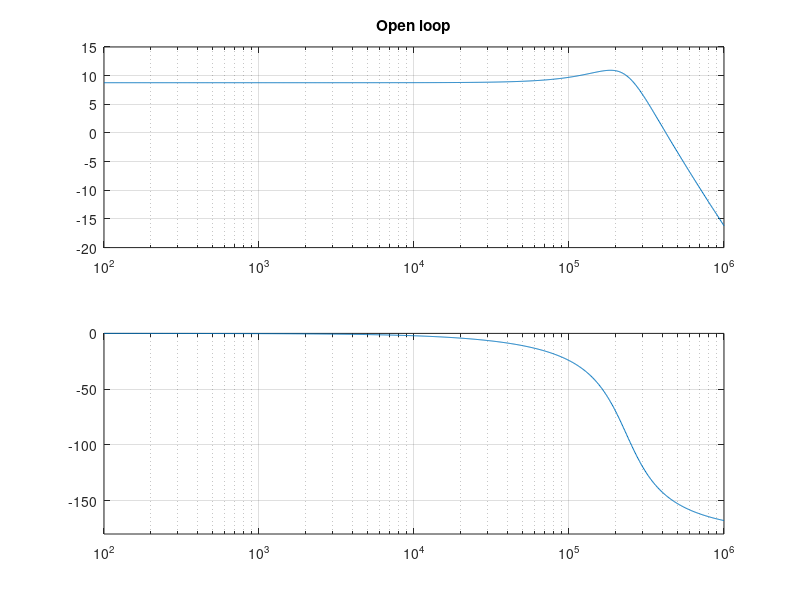
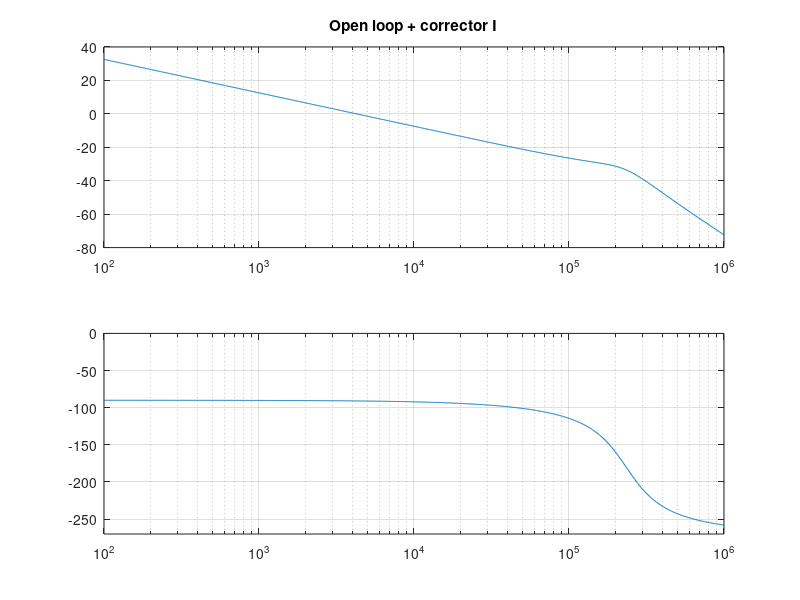
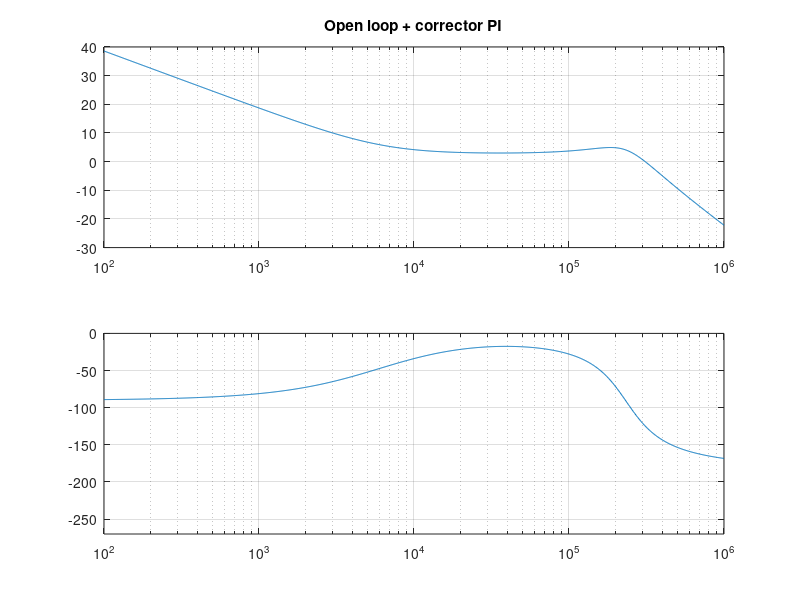

MATLAB code for these plots, in order:
clear all;
close all;

%% Parameters
Is=0.2;
dIs=0.3*Is;
R=16.5;
%L=1.9e-3;
%C=4e-6;
Vin=7.4;
Vs=3.3;
dVs=0.05;
R1=560e3;
R2=330e3;
f=500e3;

alpha=Vs/Vin;
Lo=alpha*(1-alpha)*Vin/(f*dIs);
Co=alpha*(1-alpha)*Vin/(8*(f^2)*Lo*dVs);

Ki=6200/4;

Ki2=0.5;
Ti2=1/6200;


w=logspace(2,6,1000);

%% Transfert function

Buck=Vin./(1+1i*Lo/R.*w-Lo*Co.*w.^2);
FB=R2/(R1+R2);

OL=Buck*FB;

Corr1=Ki./(1i.*w);
Corr2=Ki2*(1+Ti2*1i*w)./(Ti2*1i*w);

CL=Buck.*Corr1./(1+Buck.*Corr1.*FB);

figure;
subplot(2,1,1);
semilogx(w,20*log10(abs(OL)));
grid on;
title('Open loop');
subplot(2,1,2);
semilogx(w,angle(OL)*180/pi);
ylim([-180,0]);
grid on;

figure;
subplot(2,1,1);
semilogx(w,20*log10(abs(OL.*Corr1)));
grid on;
title('Open loop + corrector I');
subplot(2,1,2);
semilogx(w,unwrap(angle(OL.*Corr1))*180/pi);
ylim([-180-90,0]);
grid on;

figure;
subplot(2,1,1);
semilogx(w,20*log10(abs(OL.*Corr2)));
grid on;
title('Open loop + corrector PI');
subplot(2,1,2);
semilogx(w,unwrap(angle(OL.*Corr2))*180/pi);
ylim([-180-90,0]);
grid on;
